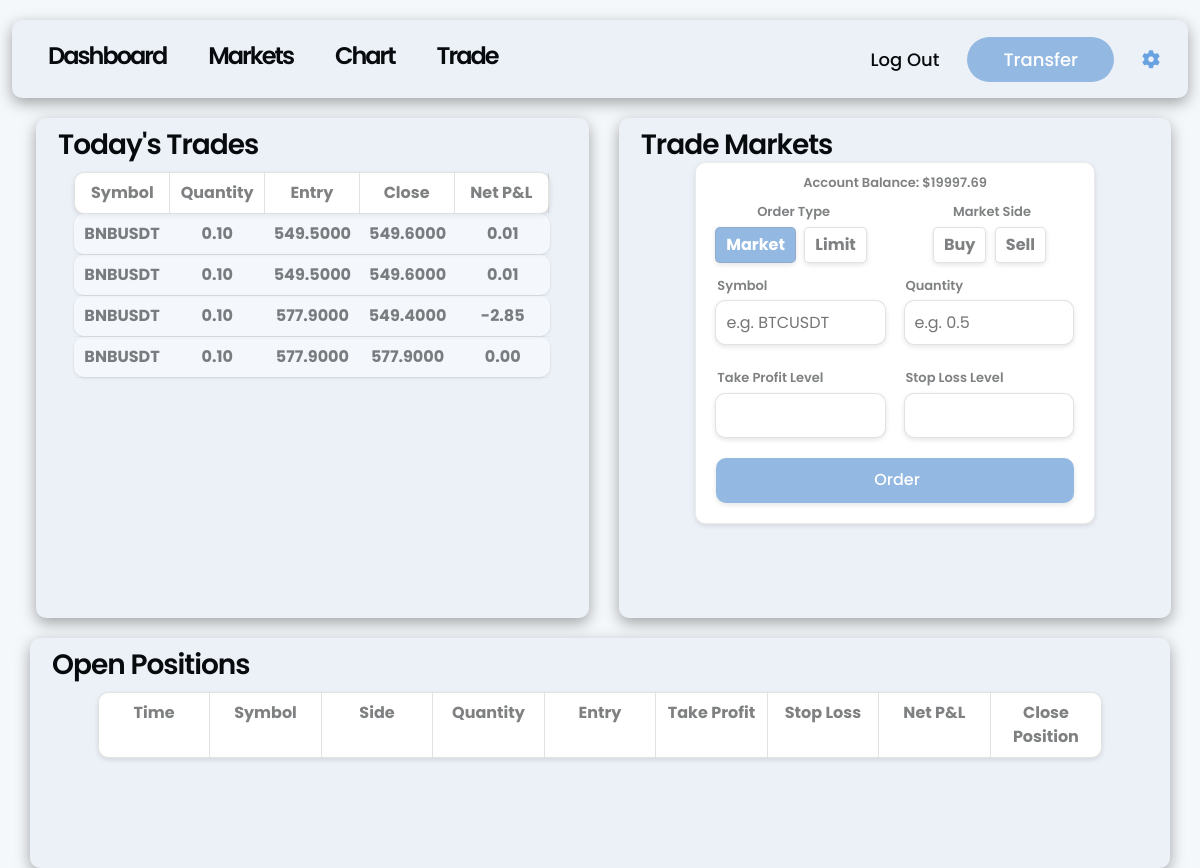
The app's page /trade/ (signed in) with its own data.
### trade/models.py (models this page shows)
class TradeHistory(models.Model):
    user = models.ForeignKey(User, on_delete=models.CASCADE, related_name='trade_history')
    time = models.TimeField(auto_now_add=True)
    date = models.DateField(auto_now_add=True)
    order_id = models.IntegerField(null=False, blank=False)
    client_order_id = models.CharField(max_length=100, null=False, blank=False)
    symbol = models.CharField(max_length=20, null=False, blank=False)
    order_type = models.CharField(max_length=10, null=False, blank=False)
    quantity = models.DecimalField(max_digits=20, decimal_places=2, null=False, blank=False)
    cumulative_quote_qty = models.DecimalField(max_digits=20, decimal_places=8, null=False, blank=False)
    entry_price = models.DecimalField(max_digits=20, decimal_places=4, null=True, blank=True)
    close_price = models.DecimalField(max_digits=20, decimal_places=4, null=False, blank=False)
    take_profit = models.DecimalField(max_digits=20, decimal_places=4, null=True, blank=True)
    stop_loss = models.DecimalField(max_digits=20, decimal_places=4, null=True, blank=True)
    net_pl = models.DecimalField(max_digits=20, decimal_places=2, null=False, blank=False)

### dashboard/models.py (models this page shows, shortened)
class UserProfile(models.Model):
    user = models.OneToOneField(User, on_delete=models.CASCADE, related_name='profile')
    account_balance = models.DecimalField(max_digits=10, decimal_places=2, null=False, default=0)
    deposit_amount_multiplier = models.IntegerField(default=1, null=False, blank=False)

### trade/views.py (the view, shortened to what this page needs)
# urls.py: path('trade/', include('trade.urls')),
@login_required
def trade(request):
    user = request.user
    user_profile = UserProfile.objects.get(user=user)
    todays_trades = TradeHistory.objects.filter(user=user, date=datetime.datetime.now().date())
    error_message = ''
    open_trades = []
    trade_historys = []
    for trade in todays_trades:
        if len(trade_historys) < 9:
            trade_historys.insert(0, trade)
        else:
            trade_historys.pop()
            trade_historys.insert(0, trade)
    context = {
        'open_trades': open_trades,
        'trade_historys': trade_historys,
        'account_balance': user_profile.account_balance,
        'error_message': error_message
    }
    return render(request, 'trade/trade.html', context)

### trade/templates/trade/trade.html (shortened to what this page needs)
{% extends 'base.html' %}
{% load static %}
{% block extra_css %}
    <link rel="stylesheet" type="text/css" href="{% static 'trade/css/trade.css' %}">
{% endblock %}
{% block content %}
    <div class="row big-screen">
        <div class="col-md-6 trade-sections box-shadow right">
            <h2 class="titles">Today's Trades</h2>
            <div class="table">
                <div>
                    <div class="head-row">
                        <span class="table-cell t-head">Symbol</span>
                        <span class="table-cell t-head">Quantity</span>
                        <span class="table-cell t-head">Entry</span>
                        <span class="table-cell t-head">Close</span>
                        <span class="table-cell t-head">Net P&L</span>
                    </div>
                    {% for trade in trade_historys %}
                        <div class="body-row">
                            <span class="table-cell">{{ trade.symbol }}</span>
                            <span class="table-cell">{{ trade.quantity }}</span>
                            <span class="table-cell">{{ trade.entry_price }}</span>
                            <span class="table-cell">{{ trade.close_price }}</span>
                            <span class="table-cell">{{ trade.net_pl }}</span>
                        </div>
                        <hr class="line-div">
                    {% endfor %}
                </div>
            </div>
        </div>
        <div class="col-md-6 trade-sections box-shadow left">
            <h2 class="titles">Trade Markets</h2>
            <form action="{% url 'trade' %}" method="post" id="trade-form">
                <div class="form-section">
                    <p class="account-balance" id="account-balance" data="{{ account_balance }}">Account Balance: ${{ account_balance }}</p>
                    <div class="order-type">
                        <p class="withdrawal-label order-type-text">Order Type</p>
                        <label class="radio-label" for="market">Market</label>
                        <label class="radio-label" for="limit">Limit</label>
                    </div>
                    <div class="order-type">
                        <p class="withdrawal-label order-type-text">Market Side</p>
                        <label class="radio-label" for="buy">Buy</label>
                        <label class="radio-label" for="sell">Sell</label>
                    </div>
                    <div class="input-group">
                        <div class="input-wrapper">
                            <label for="symbol" class="withdrawal-label">Symbol</label>
                            <input type="text" class="withdraw-input" id="symbol" name="symbol" placeholder="e.g. BTCUSDT" autocomplete="off">
                        </div>
                        <div class="input-wrapper">
                            <label for="quantity" class="withdrawal-label first">Quantity</label>
                            <input type="number" class="withdraw-input amount" id="quantity" name="quantity" min="0" max="0" step="0.01" placeholder="e.g. 0.5" required>
                        </div>
                    </div>
                    <div class="input-group">
                        <div class="input-wrapper">
                          <label for="take-profit" class="withdrawal-label">Take Profit Level</label>
                          <input type="number" class="withdraw-input" name="take-profit" min="0" max="1000000">
                        </div>
                        <div class="input-wrapper">
                          <label for="stop-loss" class="withdrawal-label">Stop Loss Level</label>
                          <input type="number" class="withdraw-input" name="stop-loss" min="0" max="1000000">
                        </div>
                      </div>
                    <input type="submit" class="withdraw-button withdraw-input" value="Order">
                </div>
            </form>
        </div>
    </div>
    <div class="row big-screen">
        <div class="col-md-12 active-trades box-shadow">
            <h2 class="titles">Open Positions</h2>
            <div class="table" id="open-trades" data="{{ open_trades }}">
                <div>
                    <div class="head-row">
                        <span class="table-cell t-head">Time</span>
                        <span class="table-cell t-head">Symbol</span>
                        <span class="table-cell t-head">Side</span>
                        <span class="table-cell t-head">Quantity</span>
                        <span class="table-cell t-head">Entry</span>
                        <span class="table-cell t-head">Take Profit</span>
                        <span class="table-cell t-head">Stop Loss</span>
                        <span class="table-cell t-head">Net P&L</span>
                        <span class="table-cell t-head last">Close Position</span>
                    </div>
                </div>
            </div>
        </div>
    </div>
{% endblock %}

### static/css/base.css (style rules this page uses)
body { font-family: "Poppins", sans-serif; font-weight: 700; background-color: #F5F8FB; color: #080B0E; }
.box-shadow { box-shadow: rgba(0, 0, 0, 0.35) 0px 5px 15px; }

### trade/static/trade/css/trade.css (style rules this page uses)
.trade-sections { width: 48.5%; height: 500px; margin: auto; margin-left: 25px; background-color: #ecf1f7; border-radius: 10px; }
.active-trades { width: 98%; min-height: 230px; height: fit-content; margin: 25px 0 0 32px; background-color: #ecf1f7; border-radius: 10px; }
.titles { font-size: 28px; font-weight: 600; letter-spacing: -1px; margin: 10px 0 0 10px; }
#trade-form { max-width: 400px; margin: auto; }
.form-section { border: 1px solid rgba(128, 128, 128, 0.158); border-radius: 10px; background-color: #ffffff; box-shadow: 0px 2px 5px 0px rgba(0, 0, 0, 0.1); }
.withdraw-input { width: 90%; margin: 0 0 20px 5%; border: 1px solid rgba(128, 128, 128, 0.233); border-radius: 10px; height: 45px; box-shadow: 0px 2px 5px 0px rgba(0, 0, 0, 0.1); padding-left: 10px; }
.withdrawal-label { font-size: 13px; font-weight: 600; margin: 0 0 5px 6%; color: #080b0e85; }
.withdraw-input.withdraw-button { background-color: #93b8e1; color: #ffffff; font-weight: 500; border: none; padding: none; }
.order-type { width: 49%; display: inline-block; margin: 0 0 10px 0; text-align: center; }
.order-type-text { margin: 10px auto 5px; text-align: center; }
.radio-label { display: inline-block; border: 1px solid rgba(128, 128, 128, 0.233); border-radius: 5px; background-color: #ffffff; color: #080b0e85; box-shadow: 0px 2px 5px 0px rgba(0, 0, 0, 0.1); padding: 5px 10px; margin-right: 5px; cursor: pointer; }
input[type="radio"]:checked + .radio-label { background-color: #93b8e1; color: #fff; }
.input-group { width: 95%; margin: auto; }
.input-wrapper { width: 50%; }
.account-balance { text-align: center; margin: 10px 0 0 0; font-size: 13px; font-weight: 600; color: #080b0e85; }
.table { display: flex; flex-direction: column; width: 90%; margin: 10px auto; }
.head-row, .body-row { display: flex; width: 100%; }
.head-row { background-color: #ffffff; border: 1px solid rgba(128, 128, 128, 0.233); border-radius: 10px; box-shadow: 0px 2px 5px 0px rgba(0, 0, 0, 0.1); color: #080b0e85; }
.body-row { background-color: #ffffff6b; border-radius: 10px; box-shadow: 0px 1px 3px 0px rgba(0, 0, 0, 0.1); color: #080b0e85; }
.table-cell { flex: 1; text-align: center; }
.t-head { border-right: 1px solid rgba(128, 128, 128, 0.233); }
.t-head.last { border-right: none; }
.line-div { margin: 0 auto; background-color: rgba(128, 128, 128, 0.233); box-shadow: 0px 2px 5px 0px rgba(0, 0, 0, 0.1); }
@media screen and (min-width: 992px) and (max-width: 1200px) { .trade-sections { width: 95vw; margin: 0 0 20px 2.5vw; } }
@media screen and (min-width: 992px) and (max-width: 1200px) { .active-trades { margin: 0; width: 95vw; margin-left: 2.5vw; } }
@media screen and (min-width: 1200px) and (max-width: 1400px) { .trade-sections { width: 47%; margin-right: 0; } }
@media screen and (min-width: 1200px) and (max-width: 1400px) { .right { margin-left: 3vw; } }

### records on screen
TradeHistory: symbol "BNBUSDT", quantity "0.10", entry_price "549.5000", close_price "549.6000", net_pl "0.01"
TradeHistory: symbol "BNBUSDT", quantity "0.10", entry_price "549.5000", close_price "549.6000", net_pl "0.01"
TradeHistory: symbol "BNBUSDT", quantity "0.10", entry_price "577.9000", close_price "549.4000", net_pl "-2.85"
TradeHistory: symbol "BNBUSDT", quantity "0.10", entry_price "577.9000", close_price "577.9000", net_pl "0.00"
UserProfile: account_balance "19997.69"
